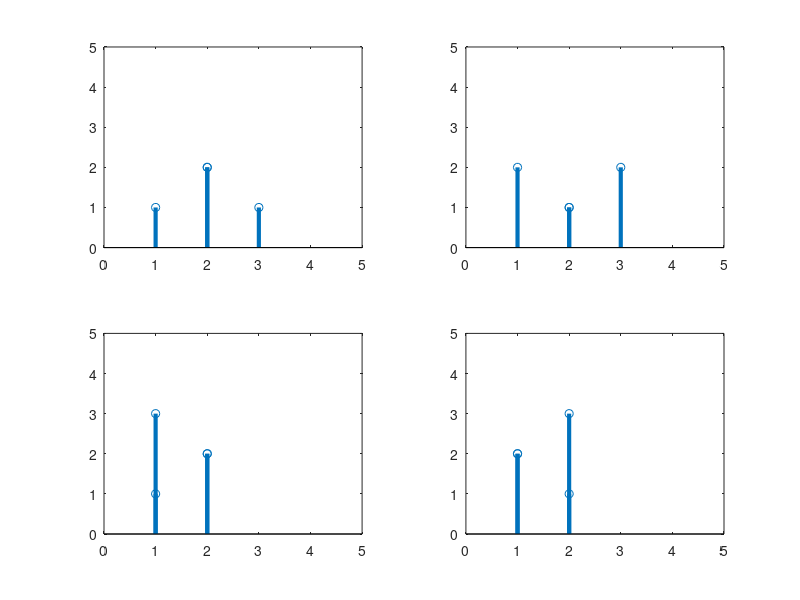

Write the MATLAB code that produced this figure.
clear;
clc;

x = [3, 2, 1, 2];
h = [1, 2, 1, 2];
y = zeros(1, length(x)+length(h)-1);
for i = 1:length(x)
    for j = 1:length(h)
        m(i,j) = x(i)*h(j);
        y(i+j-1) = y(i+j-1) + m(i,j);
    end
end
y

subplot(2,2,1);
stem(x,h,'LineWidth',3);
axis([0 5 0 5])

subplot(2,2,2);
stem(x,flip(h), 'LineWidth',3);
axis([0 5 0 5])

subplot(2,2,3);
stem(h,x,'LineWidth',3);
axis([0 5 0 5])

subplot(2,2,4);
stem(flip(h),x, 'LineWidth',3);
axis([0 5 0 5])